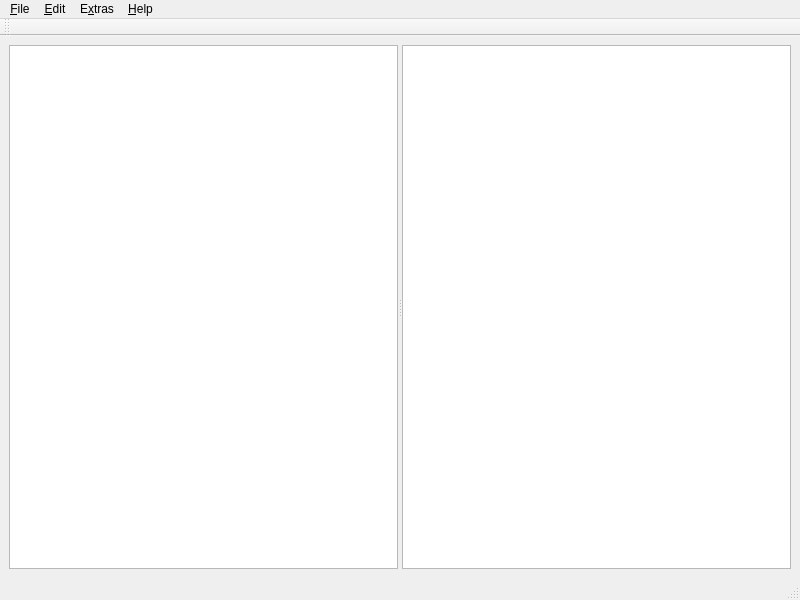
<?xml version="1.0" encoding="UTF-8"?>
<ui version="4.0">
 <class>MainWindow</class>
 <widget class="QMainWindow" name="MainWindow">
  <property name="geometry">
   <rect>
    <x>0</x>
    <y>0</y>
    <width>800</width>
    <height>600</height>
   </rect>
  </property>
  <property name="windowTitle">
   <string/>
  </property>
  <widget class="QWidget" name="centralwidget">
   <layout class="QVBoxLayout" name="verticalLayout">
    <item>
     <widget class="QSplitter" name="splitter">
      <property name="orientation">
       <enum>Qt::Horizontal</enum>
      </property>
      <widget class="QMarkdownTextEdit" name="editor"/>
      <widget class="QTextBrowser" name="preview">
       <property name="enabled">
        <bool>true</bool>
       </property>
       <property name="undoRedoEnabled">
        <bool>false</bool>
       </property>
       <property name="readOnly">
        <bool>true</bool>
       </property>
       <property name="acceptRichText">
        <bool>false</bool>
       </property>
       <property name="textInteractionFlags">
        <set>Qt::LinksAccessibleByMouse|Qt::TextSelectableByMouse</set>
       </property>
       <property name="openExternalLinks">
        <bool>true</bool>
       </property>
       <property name="openLinks">
        <bool>false</bool>
       </property>
      </widget>
     </widget>
    </item>
   </layout>
  </widget>
  <widget class="QMenuBar" name="menubar">
   <property name="geometry">
    <rect>
     <x>0</x>
     <y>0</y>
     <width>800</width>
     <height>20</height>
    </rect>
   </property>
   <widget class="QMenu" name="menuFile">
    <property name="title">
     <string>&amp;File</string>
    </property>
    <widget class="QMenu" name="menuRecentlyOpened">
     <property name="enabled">
      <bool>true</bool>
     </property>
     <property name="title">
      <string>Recently opened</string>
     </property>
    </widget>
    <addaction name="actionNew"/>
    <addaction name="actionOpen"/>
    <addaction name="menuRecentlyOpened"/>
    <addaction name="separator"/>
    <addaction name="actionSave"/>
    <addaction name="actionSaveAs"/>
    <addaction name="separator"/>
    <addaction name="actionPrint"/>
    <addaction name="actionPrintPreview"/>
    <addaction name="separator"/>
    <addaction name="actionExit"/>
   </widget>
   <widget class="QMenu" name="menuEdit">
    <property name="title">
     <string>&amp;Edit</string>
    </property>
    <addaction name="actionUndo"/>
    <addaction name="actionRedo"/>
    <addaction name="separator"/>
    <addaction name="actionCut"/>
    <addaction name="actionCopy"/>
    <addaction name="actionPaste"/>
    <addaction name="separator"/>
    <addaction name="actionSelectAll"/>
    <addaction name="separator"/>
    <addaction name="actionSearch"/>
    <addaction name="actionReplace"/>
   </widget>
   <widget class="QMenu" name="menuExtras">
    <property name="enabled">
     <bool>true</bool>
    </property>
    <property name="title">
     <string>E&amp;xtras</string>
    </property>
    <addaction name="separator"/>
    <addaction name="actionHighlighting_activated"/>
    <addaction name="separator"/>
    <addaction name="actionExportHtml"/>
    <addaction name="separator"/>
    <addaction name="actionOpen_last_document_on_start"/>
    <addaction name="separator"/>
    <addaction name="actionOptions"/>
   </widget>
   <widget class="QMenu" name="menu_Help">
    <property name="title">
     <string>&amp;Help</string>
    </property>
    <addaction name="actionAbout"/>
    <addaction name="actionAboutQt"/>
   </widget>
   <addaction name="menuFile"/>
   <addaction name="menuEdit"/>
   <addaction name="menuExtras"/>
   <addaction name="menu_Help"/>
  </widget>
  <widget class="QStatusBar" name="statusbar"/>
  <widget class="QToolBar" name="toolBar">
   <property name="windowTitle">
    <string>toolBar</string>
   </property>
   <attribute name="toolBarArea">
    <enum>TopToolBarArea</enum>
   </attribute>
   <attribute name="toolBarBreak">
    <bool>false</bool>
   </attribute>
  </widget>
  <action name="actionNew">
   <property name="icon">
    <iconset theme="document-new">
     <normaloff>.</normaloff>.</iconset>
   </property>
   <property name="text">
    <string>New</string>
   </property>
   <property name="shortcut">
    <string>Ctrl+N</string>
   </property>
  </action>
  <action name="actionOpen">
   <property name="icon">
    <iconset theme="document-open">
     <normaloff>.</normaloff>.</iconset>
   </property>
   <property name="text">
    <string>Open</string>
   </property>
   <property name="shortcut">
    <string>Ctrl+O</string>
   </property>
  </action>
  <action name="actionSave">
   <property name="icon">
    <iconset theme="document-save">
     <normaloff>.</normaloff>.</iconset>
   </property>
   <property name="text">
    <string>Save</string>
   </property>
   <property name="shortcut">
    <string>Ctrl+S</string>
   </property>
  </action>
  <action name="actionSaveAs">
   <property name="icon">
    <iconset theme="document-save-as">
     <normaloff>.</normaloff>.</iconset>
   </property>
   <property name="text">
    <string>Save as</string>
   </property>
   <property name="shortcut">
    <string>Ctrl+Shift+S</string>
   </property>
  </action>
  <action name="actionPrint">
   <property name="enabled">
    <bool>true</bool>
   </property>
   <property name="icon">
    <iconset theme="document-print">
     <normaloff>.</normaloff>.</iconset>
   </property>
   <property name="text">
    <string>Print</string>
   </property>
   <property name="shortcut">
    <string>Ctrl+P</string>
   </property>
  </action>
  <action name="actionPrintPreview">
   <property name="enabled">
    <bool>true</bool>
   </property>
   <property name="icon">
    <iconset theme="document-print-preview">
     <normaloff>.</normaloff>.</iconset>
   </property>
   <property name="text">
    <string>Print preview</string>
   </property>
   <property name="shortcut">
    <string>Ctrl+Shift+P</string>
   </property>
  </action>
  <action name="actionExit">
   <property name="icon">
    <iconset theme="application-exit">
     <normaloff>.</normaloff>.</iconset>
   </property>
   <property name="text">
    <string>Exit</string>
   </property>
   <property name="shortcut">
    <string>Ctrl+Q</string>
   </property>
   <property name="menuRole">
    <enum>QAction::QuitRole</enum>
   </property>
  </action>
  <action name="actionUndo">
   <property name="icon">
    <iconset theme="edit-undo">
     <normaloff>.</normaloff>.</iconset>
   </property>
   <property name="text">
    <string>Undo</string>
   </property>
   <property name="shortcut">
    <string>Ctrl+Z</string>
   </property>
  </action>
  <action name="actionRedo">
   <property name="icon">
    <iconset theme="edit-redo">
     <normaloff>.</normaloff>.</iconset>
   </property>
   <property name="text">
    <string>Redo</string>
   </property>
   <property name="shortcut">
    <string>Ctrl+Shift+Z</string>
   </property>
  </action>
  <action name="actionCut">
   <property name="icon">
    <iconset theme="edit-cut">
     <normaloff>.</normaloff>.</iconset>
   </property>
   <property name="text">
    <string>Cut</string>
   </property>
   <property name="shortcut">
    <string>Ctrl+X</string>
   </property>
  </action>
  <action name="actionCopy">
   <property name="icon">
    <iconset theme="edit-copy">
     <normaloff>.</normaloff>.</iconset>
   </property>
   <property name="text">
    <string>Copy</string>
   </property>
   <property name="shortcut">
    <string>Ctrl+C</string>
   </property>
  </action>
  <action name="actionPaste">
   <property name="icon">
    <iconset theme="edit-paste">
     <normaloff>.</normaloff>.</iconset>
   </property>
   <property name="text">
    <string>Paste</string>
   </property>
   <property name="shortcut">
    <string>Ctrl+V</string>
   </property>
  </action>
  <action name="actionSelectAll">
   <property name="icon">
    <iconset theme="edit-select-all">
     <normaloff>.</normaloff>.</iconset>
   </property>
   <property name="text">
    <string>Select all</string>
   </property>
   <property name="shortcut">
    <string>Ctrl+A</string>
   </property>
  </action>
  <action name="actionSearch">
   <property name="enabled">
    <bool>false</bool>
   </property>
   <property name="icon">
    <iconset theme="edit-find">
     <normaloff>.</normaloff>.</iconset>
   </property>
   <property name="text">
    <string>Search</string>
   </property>
   <property name="shortcut">
    <string>Ctrl+F</string>
   </property>
  </action>
  <action name="actionExportHtml">
   <property name="enabled">
    <bool>true</bool>
   </property>
   <property name="icon">
    <iconset theme="text-html">
     <normaloff>.</normaloff>.</iconset>
   </property>
   <property name="text">
    <string>Export HTML</string>
   </property>
  </action>
  <action name="actionOptions">
   <property name="enabled">
    <bool>false</bool>
   </property>
   <property name="text">
    <string>Options</string>
   </property>
   <property name="menuRole">
    <enum>QAction::PreferencesRole</enum>
   </property>
  </action>
  <action name="actionAbout">
   <property name="icon">
    <iconset theme="help-about">
     <normaloff>.</normaloff>.</iconset>
   </property>
   <property name="text">
    <string>About</string>
   </property>
  </action>
  <action name="actionAboutQt">
   <property name="text">
    <string>About Qt</string>
   </property>
  </action>
  <action name="actionTest">
   <property name="text">
    <string>Test</string>
   </property>
  </action>
  <action name="actionReplace">
   <property name="enabled">
    <bool>true</bool>
   </property>
   <property name="icon">
    <iconset theme="edit-find-replace">
     <normaloff>.</normaloff>.</iconset>
   </property>
   <property name="text">
    <string>Replace</string>
   </property>
   <property name="shortcut">
    <string>Ctrl+R</string>
   </property>
  </action>
  <action name="actionShow_line_numbers">
   <property name="checkable">
    <bool>true</bool>
   </property>
   <property name="text">
    <string>Show line numbers</string>
   </property>
  </action>
  <action name="actionHighlighting_activated">
   <property name="checkable">
    <bool>true</bool>
   </property>
   <property name="checked">
    <bool>true</bool>
   </property>
   <property name="text">
    <string>Highlighting activated</string>
   </property>
  </action>
  <action name="actionOpen_last_document_on_start">
   <property name="checkable">
    <bool>true</bool>
   </property>
   <property name="text">
    <string>Open last document on start</string>
   </property>
  </action>
 </widget>
 <customwidgets>
  <customwidget>
   <class>QMarkdownTextEdit</class>
   <extends>QPlainTextEdit</extends>
   <header>3dparty/qmarkdowntextedit/qmarkdowntextedit.h</header>
   <slots>
    <signal>urlClicked(QString)</signal>
    <signal>urlClicked(QStringurl)</signal>
    <slot>duplicateText()</slot>
    <slot>setLineNumberEnabled(bool)</slot>
    <slot>openLinkAtCursorPosition()</slot>
    <slot>setText(QString)</slot>
    <slot>setText(constQStringtext)</slot>
   </slots>
  </customwidget>
 </customwidgets>
 <resources/>
 <connections>
  <connection>
   <sender>actionCopy</sender>
   <signal>triggered()</signal>
   <receiver>editor</receiver>
   <slot>copy()</slot>
   <hints>
    <hint type="sourcelabel">
     <x>-1</x>
     <y>-1</y>
    </hint>
    <hint type="destinationlabel">
     <x>203</x>
     <y>307</y>
    </hint>
   </hints>
  </connection>
  <connection>
   <sender>actionCut</sender>
   <signal>triggered()</signal>
   <receiver>editor</receiver>
   <slot>cut()</slot>
   <hints>
    <hint type="sourcelabel">
     <x>-1</x>
     <y>-1</y>
    </hint>
    <hint type="destinationlabel">
     <x>203</x>
     <y>307</y>
    </hint>
   </hints>
  </connection>
  <connection>
   <sender>actionPaste</sender>
   <signal>triggered()</signal>
   <receiver>editor</receiver>
   <slot>paste()</slot>
   <hints>
    <hint type="sourcelabel">
     <x>-1</x>
     <y>-1</y>
    </hint>
    <hint type="destinationlabel">
     <x>203</x>
     <y>307</y>
    </hint>
   </hints>
  </connection>
  <connection>
   <sender>actionSelectAll</sender>
   <signal>triggered()</signal>
   <receiver>editor</receiver>
   <slot>selectAll()</slot>
   <hints>
    <hint type="sourcelabel">
     <x>-1</x>
     <y>-1</y>
    </hint>
    <hint type="destinationlabel">
     <x>203</x>
     <y>307</y>
    </hint>
   </hints>
  </connection>
 </connections>
</ui>
